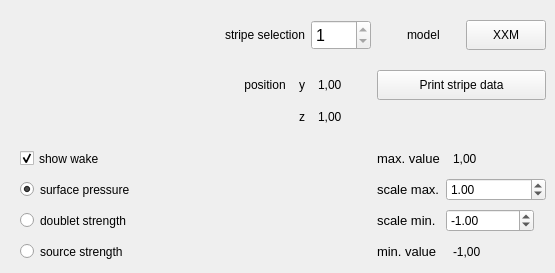
      <widget class="QWidget" name="graphSection">
       <attribute name="title">
        <string>Section</string>
       </attribute>
       <widget class="QWidget" name="gridLayoutWidget_8">
        <property name="geometry">
         <rect>
          <x>20</x>
          <y>20</y>
          <width>526</width>
          <height>244</height>
         </rect>
        </property>
        <layout class="QGridLayout" name="graphicsSectionPanelingLayout">
         <item row="9" column="0">
          <widget class="QRadioButton" name="graphicsSectionRenderCP">
           <property name="sizePolicy">
            <sizepolicy hsizetype="MinimumExpanding" vsizetype="Fixed">
             <horstretch>0</horstretch>
             <verstretch>0</verstretch>
            </sizepolicy>
           </property>
           <property name="minimumSize">
            <size>
             <width>0</width>
             <height>25</height>
            </size>
           </property>
           <property name="text">
            <string>surface pressure</string>
           </property>
           <property name="checked">
            <bool>true</bool>
           </property>
          </widget>
         </item>
         <item row="10" column="3">
          <widget class="QDoubleSpinBox" name="doubleGraphicsSectionScaleMin">
           <property name="sizePolicy">
            <sizepolicy hsizetype="Fixed" vsizetype="Fixed">
             <horstretch>1</horstretch>
             <verstretch>0</verstretch>
            </sizepolicy>
           </property>
           <property name="minimumSize">
            <size>
             <width>80</width>
             <height>21</height>
            </size>
           </property>
           <property name="baseSize">
            <size>
             <width>80</width>
             <height>0</height>
            </size>
           </property>
           <property name="minimum">
            <double>-1000000000.000000000000000</double>
           </property>
           <property name="maximum">
            <double>1000000000.000000000000000</double>
           </property>
           <property name="singleStep">
            <double>0.100000000000000</double>
           </property>
           <property name="value">
            <double>-1.000000000000000</double>
           </property>
          </widget>
         </item>
         <item row="11" column="3">
          <widget class="QLabel" name="graphicsSectionRangeMin">
           <property name="sizePolicy">
            <sizepolicy hsizetype="Fixed" vsizetype="Preferred">
             <horstretch>0</horstretch>
             <verstretch>0</verstretch>
            </sizepolicy>
           </property>
           <property name="minimumSize">
            <size>
             <width>0</width>
             <height>21</height>
            </size>
           </property>
           <property name="baseSize">
            <size>
             <width>80</width>
             <height>0</height>
            </size>
           </property>
           <property name="text">
            <string>-1,00</string>
           </property>
           <property name="indent">
            <number>7</number>
           </property>
          </widget>
         </item>
         <item row="10" column="0">
          <widget class="QRadioButton" name="graphicsSectionRenderDoublet">
           <property name="sizePolicy">
            <sizepolicy hsizetype="MinimumExpanding" vsizetype="Fixed">
             <horstretch>0</horstretch>
             <verstretch>0</verstretch>
            </sizepolicy>
           </property>
           <property name="minimumSize">
            <size>
             <width>0</width>
             <height>25</height>
            </size>
           </property>
           <property name="text">
            <string>doublet strength</string>
           </property>
          </widget>
         </item>
         <item row="0" column="3" alignment="Qt::AlignLeft">
          <widget class="QPushButton" name="graphicsSectionSelectModel">
           <property name="enabled">
            <bool>true</bool>
           </property>
           <property name="sizePolicy">
            <sizepolicy hsizetype="Fixed" vsizetype="Fixed">
             <horstretch>0</horstretch>
             <verstretch>0</verstretch>
            </sizepolicy>
           </property>
           <property name="minimumSize">
            <size>
             <width>60</width>
             <height>30</height>
            </size>
           </property>
           <property name="baseSize">
            <size>
             <width>60</width>
             <height>25</height>
            </size>
           </property>
           <property name="layoutDirection">
            <enum>Qt::RightToLeft</enum>
           </property>
           <property name="text">
            <string>XXM</string>
           </property>
          </widget>
         </item>
         <item row="9" column="2">
          <widget class="QLabel" name="labelGraphicsSectionScaleMax">
           <property name="font">
            <font>
             <pointsize>10</pointsize>
            </font>
           </property>
           <property name="text">
            <string>scale max.</string>
           </property>
          </widget>
         </item>
         <item row="4" column="0">
          <spacer name="verticalSpacer_3">
           <property name="orientation">
            <enum>Qt::Vertical</enum>
           </property>
           <property name="sizeType">
            <enum>QSizePolicy::MinimumExpanding</enum>
           </property>
           <property name="sizeHint" stdset="0">
            <size>
             <width>20</width>
             <height>13</height>
            </size>
           </property>
          </spacer>
         </item>
         <item row="7" column="0">
          <spacer name="verticalSpacer_4">
           <property name="orientation">
            <enum>Qt::Vertical</enum>
           </property>
           <property name="sizeType">
            <enum>QSizePolicy::MinimumExpanding</enum>
           </property>
           <property name="sizeHint" stdset="0">
            <size>
             <width>20</width>
             <height>13</height>
            </size>
           </property>
          </spacer>
         </item>
         <item row="10" column="2">
          <widget class="QLabel" name="labelGraphicsSectionScaleMin">
           <property name="font">
            <font>
             <pointsize>10</pointsize>
            </font>
           </property>
           <property name="text">
            <string>scale min.</string>
           </property>
          </widget>
         </item>
         <item row="11" column="0">
          <widget class="QRadioButton" name="graphicsSectionRenderSource">
           <property name="sizePolicy">
            <sizepolicy hsizetype="MinimumExpanding" vsizetype="Fixed">
             <horstretch>0</horstretch>
             <verstretch>0</verstretch>
            </sizepolicy>
           </property>
           <property name="minimumSize">
            <size>
             <width>0</width>
             <height>25</height>
            </size>
           </property>
           <property name="text">
            <string>source strength</string>
           </property>
          </widget>
         </item>
         <item row="9" column="3">
          <widget class="QDoubleSpinBox" name="doubleGraphicsSectionScaleMax">
           <property name="enabled">
            <bool>true</bool>
           </property>
           <property name="sizePolicy">
            <sizepolicy hsizetype="Fixed" vsizetype="Fixed">
             <horstretch>1</horstretch>
             <verstretch>0</verstretch>
            </sizepolicy>
           </property>
           <property name="minimumSize">
            <size>
             <width>100</width>
             <height>21</height>
            </size>
           </property>
           <property name="baseSize">
            <size>
             <width>80</width>
             <height>22</height>
            </size>
           </property>
           <property name="prefix">
            <string notr="true"/>
           </property>
           <property name="suffix">
            <string notr="true"/>
           </property>
           <property name="minimum">
            <double>-1000000000.000000000000000</double>
           </property>
           <property name="maximum">
            <double>1000000000.000000000000000</double>
           </property>
           <property name="singleStep">
            <double>0.100000000000000</double>
           </property>
           <property name="value">
            <double>1.000000000000000</double>
           </property>
          </widget>
         </item>
         <item row="11" column="2">
          <widget class="QLabel" name="labelGraphicsSectionRangeMin">
           <property name="font">
            <font>
             <pointsize>10</pointsize>
            </font>
           </property>
           <property name="text">
            <string>min. value</string>
           </property>
          </widget>
         </item>
         <item row="0" column="1">
          <widget class="QSpinBox" name="graphicsSectionSelectStripe">
           <property name="minimumSize">
            <size>
             <width>60</width>
             <height>30</height>
            </size>
           </property>
           <property name="font">
            <font>
             <pointsize>12</pointsize>
             <weight>50</weight>
             <bold>false</bold>
            </font>
           </property>
           <property name="minimum">
            <number>1</number>
           </property>
           <property name="maximum">
            <number>1</number>
           </property>
          </widget>
         </item>
         <item row="8" column="2">
          <widget class="QLabel" name="labelGraphicsSectionRangeMax">
           <property name="font">
            <font>
             <pointsize>10</pointsize>
            </font>
           </property>
           <property name="text">
            <string>max. value</string>
           </property>
          </widget>
         </item>
         <item row="0" column="0" alignment="Qt::AlignRight">
          <widget class="QLabel" name="labelGraphicsSectionSelect">
           <property name="minimumSize">
            <size>
             <width>0</width>
             <height>25</height>
            </size>
           </property>
           <property name="text">
            <string>stripe selection</string>
           </property>
           <property name="margin">
            <number>4</number>
           </property>
          </widget>
         </item>
         <item row="8" column="3">
          <widget class="QLabel" name="graphicsSectionRangeMax">
           <property name="sizePolicy">
            <sizepolicy hsizetype="Fixed" vsizetype="Preferred">
             <horstretch>0</horstretch>
             <verstretch>0</verstretch>
            </sizepolicy>
           </property>
           <property name="minimumSize">
            <size>
             <width>0</width>
             <height>21</height>
            </size>
           </property>
           <property name="baseSize">
            <size>
             <width>80</width>
             <height>0</height>
            </size>
           </property>
           <property name="text">
            <string>1,00</string>
           </property>
           <property name="indent">
            <number>7</number>
           </property>
          </widget>
         </item>
         <item row="8" column="0">
          <widget class="QCheckBox" name="graphicsSectionShowWake">
           <property name="sizePolicy">
            <sizepolicy hsizetype="MinimumExpanding" vsizetype="Fixed">
             <horstretch>0</horstretch>
             <verstretch>0</verstretch>
            </sizepolicy>
           </property>
           <property name="minimumSize">
            <size>
             <width>0</width>
             <height>25</height>
            </size>
           </property>
           <property name="text">
            <string>show wake</string>
           </property>
           <property name="checked">
            <bool>true</bool>
           </property>
          </widget>
         </item>
         <item row="0" column="2" alignment="Qt::AlignRight">
          <widget class="QLabel" name="labelGraphicsSectionModel">
           <property name="font">
            <font>
             <pointsize>9</pointsize>
            </font>
           </property>
           <property name="text">
            <string>model</string>
           </property>
           <property name="margin">
            <number>4</number>
           </property>
          </widget>
         </item>
         <item row="5" column="0">
          <widget class="QLabel" name="labelGraphicsSectionY">
           <property name="font">
            <font>
             <pointsize>9</pointsize>
            </font>
           </property>
           <property name="text">
            <string>position    y</string>
           </property>
           <property name="alignment">
            <set>Qt::AlignRight|Qt::AlignTrailing|Qt::AlignVCenter</set>
           </property>
          </widget>
         </item>
         <item row="6" column="0">
          <widget class="QLabel" name="labelGraphicsSectionZ">
           <property name="font">
            <font>
             <pointsize>9</pointsize>
            </font>
           </property>
           <property name="text">
            <string>z</string>
           </property>
           <property name="alignment">
            <set>Qt::AlignRight|Qt::AlignTrailing|Qt::AlignVCenter</set>
           </property>
          </widget>
         </item>
         <item row="5" column="1">
          <widget class="QLabel" name="graphicsSectionY">
           <property name="sizePolicy">
            <sizepolicy hsizetype="Fixed" vsizetype="Preferred">
             <horstretch>0</horstretch>
             <verstretch>0</verstretch>
            </sizepolicy>
           </property>
           <property name="minimumSize">
            <size>
             <width>0</width>
             <height>21</height>
            </size>
           </property>
           <property name="baseSize">
            <size>
             <width>80</width>
             <height>0</height>
            </size>
           </property>
           <property name="font">
            <font>
             <pointsize>9</pointsize>
            </font>
           </property>
           <property name="text">
            <string>1,00</string>
           </property>
           <property name="indent">
            <number>7</number>
           </property>
          </widget>
         </item>
         <item row="6" column="1">
          <widget class="QLabel" name="graphicsSectionZ">
           <property name="sizePolicy">
            <sizepolicy hsizetype="Fixed" vsizetype="Preferred">
             <horstretch>0</horstretch>
             <verstretch>0</verstretch>
            </sizepolicy>
           </property>
           <property name="minimumSize">
            <size>
             <width>0</width>
             <height>21</height>
            </size>
           </property>
           <property name="baseSize">
            <size>
             <width>80</width>
             <height>0</height>
            </size>
           </property>
           <property name="font">
            <font>
             <pointsize>9</pointsize>
            </font>
           </property>
           <property name="text">
            <string>1,00</string>
           </property>
           <property name="indent">
            <number>7</number>
           </property>
          </widget>
         </item>
         <item row="5" column="2" colspan="2">
          <widget class="QPushButton" name="buttonGraphicsSectionPrintStripe">
           <property name="enabled">
            <bool>true</bool>
           </property>
           <property name="minimumSize">
            <size>
             <width>0</width>
             <height>30</height>
            </size>
           </property>
           <property name="text">
            <string>Print stripe data</string>
           </property>
          </widget>
         </item>
        </layout>
       </widget>
      </widget>
